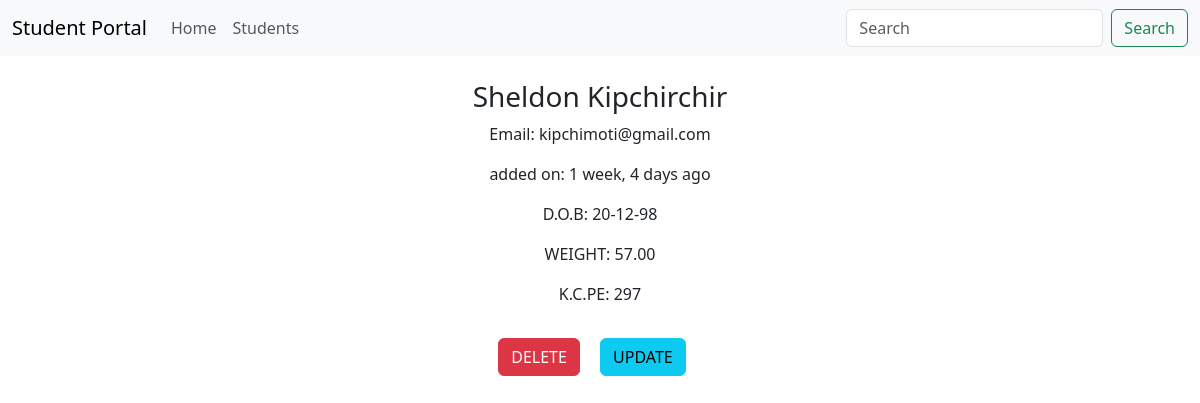
The page /details/4 (signed in) on the database its author committed.
### main_app/models.py (models this page shows, shortened)
class Student(models.Model):
    first_name = models.CharField(max_length=25)
    last_name = models.CharField(max_length=25)
    dob = models.DateTimeField()
    email = models.EmailField(unique=True)
    weight = models.DecimalField(max_digits=5, decimal_places=2)
    is_spoty = models.BooleanField(default=False)
    kcpe_score = models.IntegerField()
    profile_pic = models.ImageField(upload_to=generate_unique_name, null=True, default="students/student.png")
    created_at = models.DateTimeField(auto_now_add=True)
    updated_at = models.DateTimeField(auto_now=True)

### main_app/views.py (the view)
# urls.py: path('details/<int:id>', views.details, name='details'),
@login_required  # decorators
def details(request, id):
    student = Student.objects.get(pk=id)  # SELECT* FROM  students where
    return render(request, 'details.html', {'student': student})

### templates/details.html (shortened to what this page needs)
{% extends 'base.html' %}
{% load humanize %}
{% load crispy_forms_filters %}
{% block content %}
    {% include 'navbar.html' %}
<div class="container">
    <div class="row justify-content-center">
        <div class="col-sm-6 text-center">
        <h3> {{ student.first_name|capfirst }} {{ student.last_name|capfirst }}</h3>
        <p>Email: {{ student.email }}</p>
        <p>added on: {{ student.created_at| naturaltime }}</p>
        <p>D.O.B: {{ student.dob| date:'d-m-y'}}</p>
        <p>WEIGHT: {{ student.weight}}</p>
        <p>K.C.PE: {{ student.kcpe_score}}</p>
        <a href="{% url 'delete' student.id %}" class="btn btn-danger text-decoration-none">DELETE</a>
        <a href="{% url 'update' student.id %}" class="btn btn-info text-decoration-none m-3">UPDATE</a>
        </div>
    </div>
</div>
{% endblock %}

### rows shown on the page
Student: first_name "Sheldon", last_name "Kipchirchir", email "kipchimoti@gmail.com", created_at "1 week, 4 days ago", dob "20-12-98", weight "57.00", kcpe_score "297"
